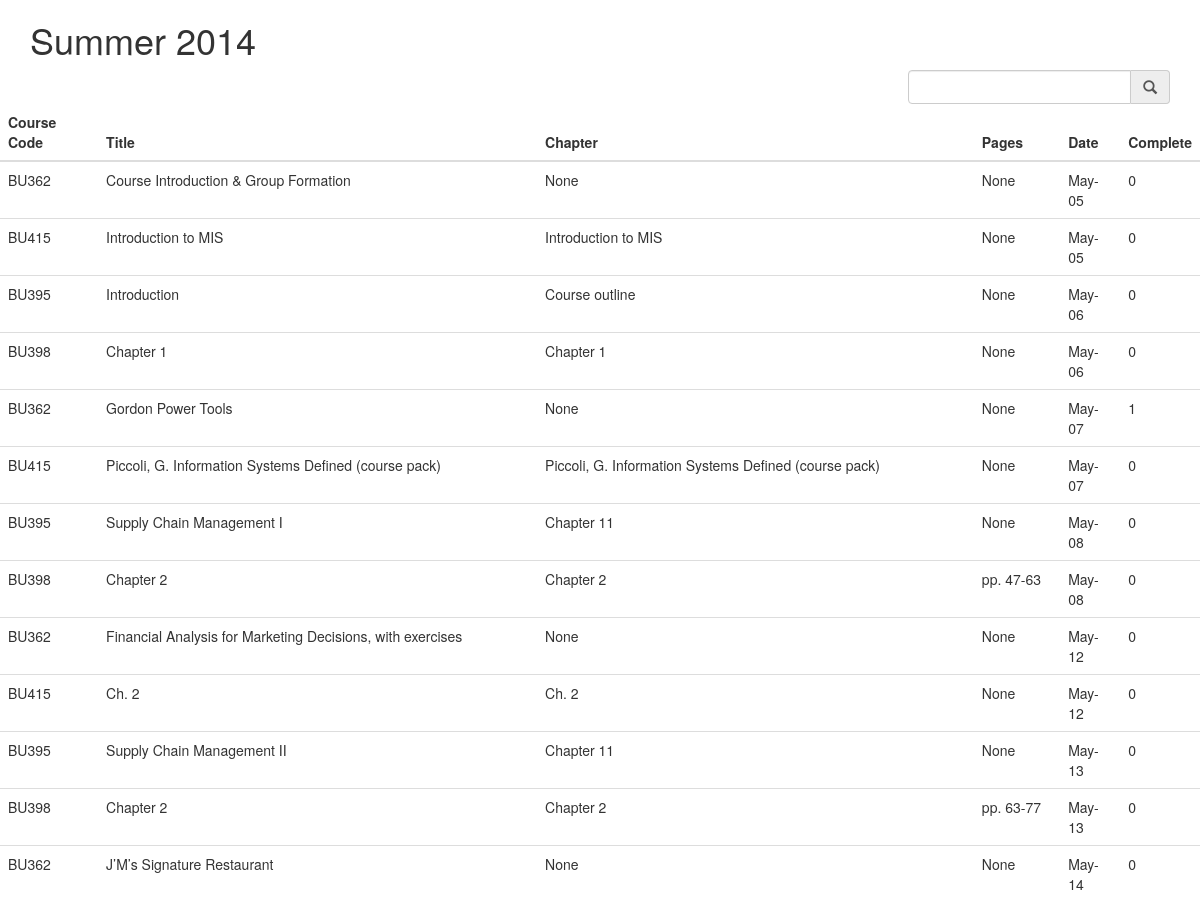
The app's page /Readings (upper part), older data.
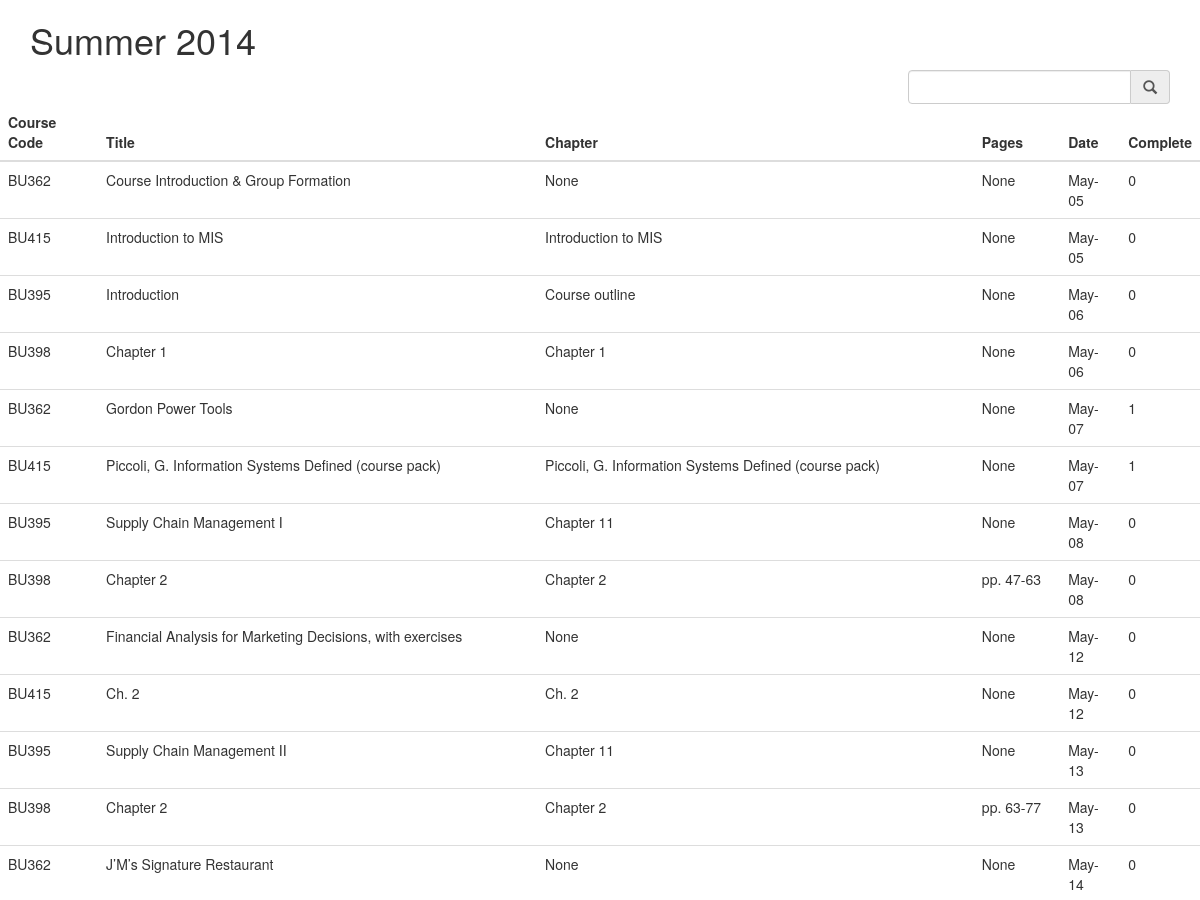
The same page, newer data.
### tables this page shows
CREATE TABLE Readings
            (course_code text, name text, chapter int, date text, pages text, complete bool);

### index.py (the view)
@app.route('/Readings')
def show_readings():
    db = get_db()
    sql = '''SELECT * FROM {0} ORDER BY date'''.format("Readings")
    cur = db.execute(sql)
    entries = cur.fetchall()
    return render_template('show_readings.html',entries=entries)

### index.py (called while the page is built)
def get_db():
    top = _app_ctx_stack.top
    if not hasattr(top, 'sqlite_db'):
        sqlite_db = sqlite3.connect(app.config['DATABASE'])
        sqlite_db.row_factory = sqlite3.Row
        top.sqlite_db = sqlite_db
    return top.sqlite_db

@app.teardown_appcontext
def close_db_connection(exception):
    top = _app_ctx_stack.top
    if hasattr(top, 'sqlite_db'):
        top.sqlite_db.close()

def format_datetime(value,format='%b-%d'):
    list_date = value.split('-')
    strdate = date(int(list_date[0]),int(list_date[1]),int(list_date[2]))
    return strdate.strftime(format)

### templates/show_readings.html (shortened to what this page needs)
{% extends "individual_reading.html" %}
{% block body %}
        <div class="row">
            <div class="col-md-12">
                 <table class="table" id="homework">
                     <thead>
                      <tr>
                          <th>Course Code</th>
                          <th>Title</th>
                          <th>Chapter</th>
                          <th>Pages</th>
                          <th>Date</th>
                          <th>Complete</th>
                      </tr>
                    </thead>
                    <tbody>
                     {% for entry in entries %}
                    <tr>
                        <td>{{ entry.course_code }}</td>
                        <td>{{ entry.name }}</td>
                        <td>{{ entry.chapter }}</td>
                        <td>{{ entry.pages }}</td>
                        <td>{{ entry.date|datetimeformat }}</td>
                        <td>{{ entry.complete }}</td>
                    </tr>
                    {% else %}
                    <tr><td><em>Unbelievable.  No entries here so far</em></td></tr>
                    {% endfor %}
                    </tbody>
                 </table>
        </div>
    </div>
{% endblock %}

Row changes from the older to the newer data that the page shows:
changed Readings "Piccoli, G. Information Systems Defined (course pack)": complete "0" → "1"
